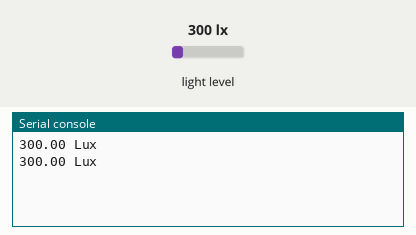
The program below on a simulated CircuitPython board. On the bench: the last lines printed to the serial console. The inputs (shaded band) are chosen by the test bench; at power-on: light level 300 lx.

Above: at 1.2 s.
1.3 s: light level set to 40 lx
At 2.6 s:
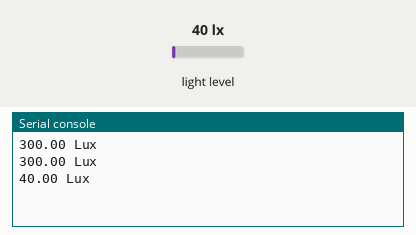
2.8 s: light level set to 500 lx
At 3.6 s:
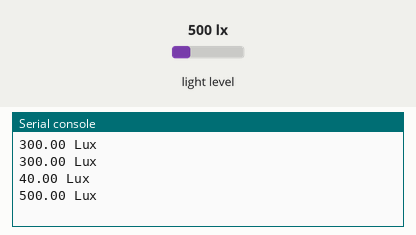
Timing chart, 0 to 5.8 s (numbered marks = the images above; inputs shaded):
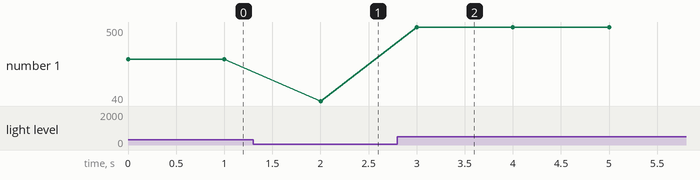

The program:

bh1750.py
```python
import time
import board
import adafruit_bh1750

i2c = board.I2C()  # uses board.SCL and board.SDA
# i2c = board.STEMMA_I2C()  # For using the built-in STEMMA QT connector on a microcontroller
sensor = adafruit_bh1750.BH1750(i2c)

while True:
    print("%.2f Lux" % sensor.lux)
    time.sleep(1)
```

Measured:
- after the input at 1.3 s, the serial console: prints a new line after 0.70 s (image 1)
- after the input at 2.8 s, the serial console: prints a new line after 0.20 s (image 2)
- plotted number 1: 300 → 40 after the input at 1.3 s, 40 → 500 after the input at 2.8 s
